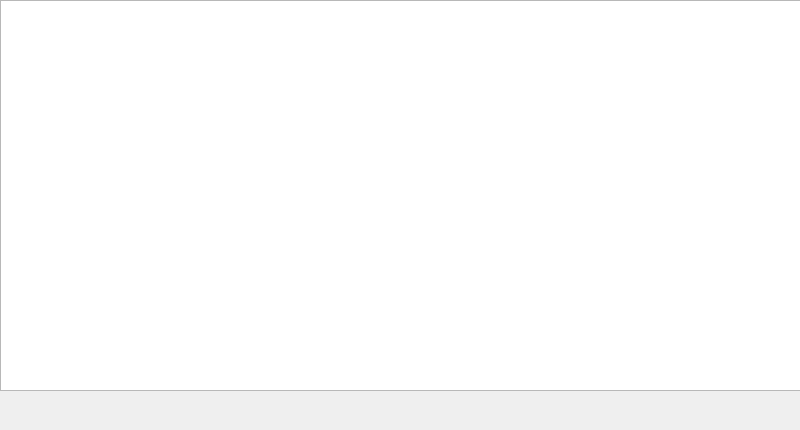
<?xml version="1.0" encoding="UTF-8"?>
<ui version="4.0">
 <class>Dialog</class>
 <widget class="QDialog" name="Dialog">
  <property name="geometry">
   <rect>
    <x>0</x>
    <y>0</y>
    <width>800</width>
    <height>430</height>
   </rect>
  </property>
  <property name="windowTitle">
   <string>Dialog</string>
  </property>
  <widget class="QTableWidget" name="tableWidget">
   <property name="geometry">
    <rect>
     <x>0</x>
     <y>0</y>
     <width>801</width>
     <height>391</height>
    </rect>
   </property>
  </widget>
 </widget>
 <resources/>
 <connections/>
</ui>
